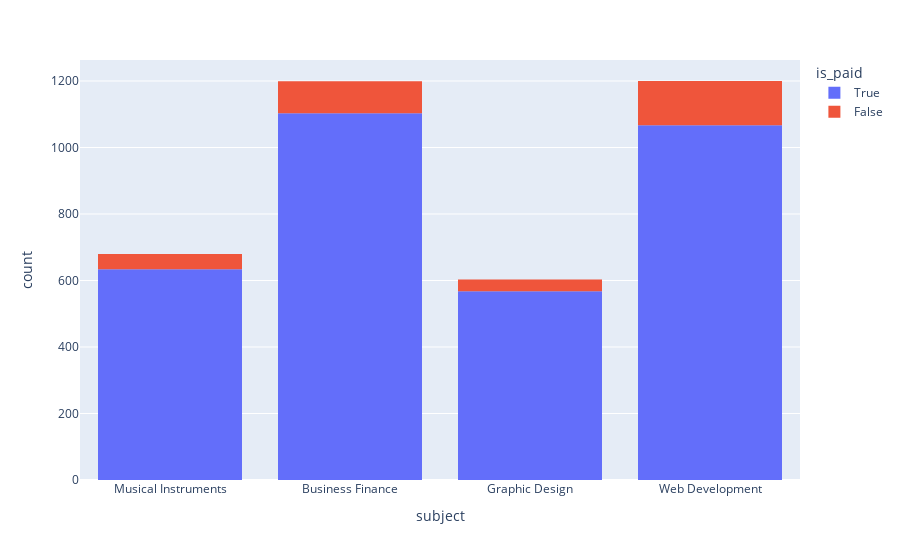

Here is the notebook cell this chart was saved with:
### Code cell
px.histogram(df, x="subject", color="is_paid")
#web dev has one of the most paid courses aswel as having the most free courses

### Figure 1 — Plotly figure (JSON) as saved in the notebook; plotly's stock layout.template omitted (floating-point values rounded to 4 significant figures; data arrays with more than 128 entries replaced by an {"elided": "..."} marker saying what was removed)
{"data": [{"alignmentgroup": "True", "bingroup": "x", "hovertemplate": "is_paid=True<br>subject=%{x}<br>count=%{y}<extra></extra>", "legendgroup": "True", "marker": {"color": "#636efa", "pattern": {"shape": ""}}, "name": "True", "offsetgroup": "True", "orientation": "v", "showlegend": true, "type": "histogram", "x": {"elided": "3372 str values"}, "xaxis": "x", "yaxis": "y"}, {"alignmentgroup": "True", "bingroup": "x", "hovertemplate": "is_paid=False<br>subject=%{x}<br>count=%{y}<extra></extra>", "legendgroup": "False", "marker": {"color": "#EF553B", "pattern": {"shape": ""}}, "name": "False", "offsetgroup": "False", "orientation": "v", "showlegend": true, "type": "histogram", "x": {"elided": "310 str values"}, "xaxis": "x", "yaxis": "y"}], "layout": {"barmode": "relative", "legend": {"title": {"text": "is_paid"}, "tracegroupgap": 0}, "margin": {"t": 60}, "xaxis": {"anchor": "y", "domain": [0, 1], "title": {"text": "subject"}}, "yaxis": {"anchor": "x", "domain": [0, 1], "title": {"text": "count"}}}}
